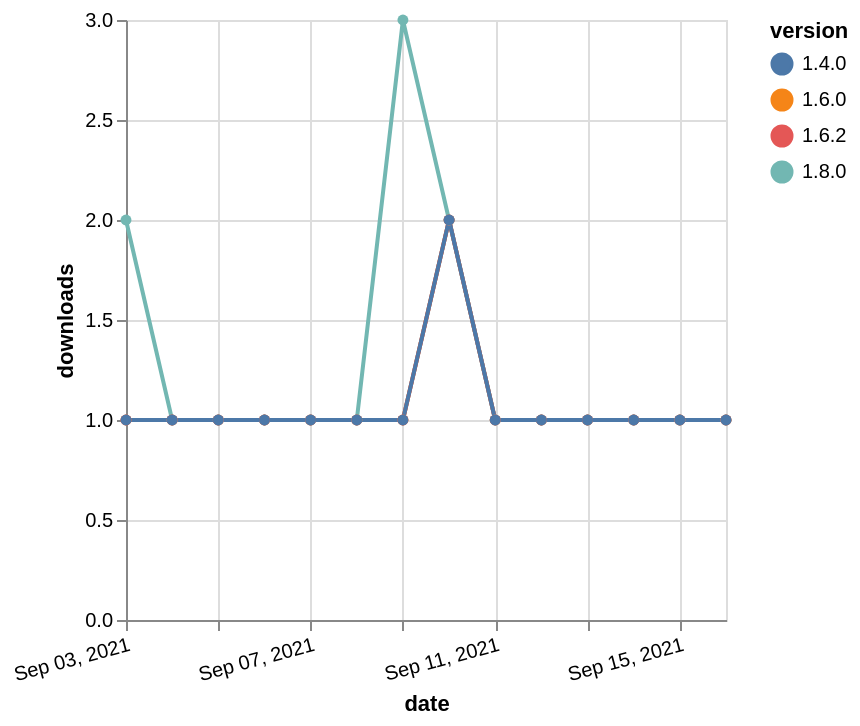

Source (Vega-Lite JSON):
### Vega-Lite specification from a JSON file in a GitHub repository (floating-point values rounded to 4 significant figures)
{"$schema": "https://vega.github.io/schema/vega-lite/v5.json", "description": "A simple bar chart with embedded data.", "data": {"values": [{"date": "2021-09-03", "total": 149, "delta": 1, "version": "1.6.0"}, {"date": "2021-09-04", "total": 150, "delta": 1, "version": "1.6.0"}, {"date": "2021-09-05", "total": 151, "delta": 1, "version": "1.6.0"}, {"date": "2021-09-06", "total": 152, "delta": 1, "version": "1.6.0"}, {"date": "2021-09-07", "total": 153, "delta": 1, "version": "1.6.0"}, {"date": "2021-09-08", "total": 154, "delta": 1, "version": "1.6.0"}, {"date": "2021-09-09", "total": 155, "delta": 1, "version": "1.6.0"}, {"date": "2021-09-10", "total": 157, "delta": 2, "version": "1.6.0"}, {"date": "2021-09-11", "total": 158, "delta": 1, "version": "1.6.0"}, {"date": "2021-09-12", "total": 159, "delta": 1, "version": "1.6.0"}, {"date": "2021-09-13", "total": 160, "delta": 1, "version": "1.6.0"}, {"date": "2021-09-14", "total": 161, "delta": 1, "version": "1.6.0"}, {"date": "2021-09-15", "total": 162, "delta": 1, "version": "1.6.0"}, {"date": "2021-09-16", "total": 163, "delta": 1, "version": "1.6.0"}, {"date": "2021-09-03", "total": 126, "delta": 2, "version": "1.8.0"}, {"date": "2021-09-04", "total": 127, "delta": 1, "version": "1.8.0"}, {"date": "2021-09-05", "total": 128, "delta": 1, "version": "1.8.0"}, {"date": "2021-09-06", "total": 129, "delta": 1, "version": "1.8.0"}, {"date": "2021-09-07", "total": 130, "delta": 1, "version": "1.8.0"}, {"date": "2021-09-08", "total": 131, "delta": 1, "version": "1.8.0"}, {"date": "2021-09-09", "total": 134, "delta": 3, "version": "1.8.0"}, {"date": "2021-09-10", "total": 136, "delta": 2, "version": "1.8.0"}, {"date": "2021-09-11", "total": 137, "delta": 1, "version": "1.8.0"}, {"date": "2021-09-12", "total": 138, "delta": 1, "version": "1.8.0"}, {"date": "2021-09-13", "total": 139, "delta": 1, "version": "1.8.0"}, {"date": "2021-09-14", "total": 140, "delta": 1, "version": "1.8.0"}, {"date": "2021-09-15", "total": 141, "delta": 1, "version": "1.8.0"}, {"date": "2021-09-16", "total": 142, "delta": 1, "version": "1.8.0"}, {"date": "2021-09-03", "total": 131, "delta": 1, "version": "1.6.2"}, {"date": "2021-09-04", "total": 132, "delta": 1, "version": "1.6.2"}, {"date": "2021-09-05", "total": 133, "delta": 1, "version": "1.6.2"}, {"date": "2021-09-06", "total": 134, "delta": 1, "version": "1.6.2"}, {"date": "2021-09-07", "total": 135, "delta": 1, "version": "1.6.2"}, {"date": "2021-09-08", "total": 136, "delta": 1, "version": "1.6.2"}, {"date": "2021-09-09", "total": 137, "delta": 1, "version": "1.6.2"}, {"date": "2021-09-10", "total": 139, "delta": 2, "version": "1.6.2"}, {"date": "2021-09-11", "total": 140, "delta": 1, "version": "1.6.2"}, {"date": "2021-09-12", "total": 141, "delta": 1, "version": "1.6.2"}, {"date": "2021-09-13", "total": 142, "delta": 1, "version": "1.6.2"}, {"date": "2021-09-14", "total": 143, "delta": 1, "version": "1.6.2"}, {"date": "2021-09-15", "total": 144, "delta": 1, "version": "1.6.2"}, {"date": "2021-09-16", "total": 145, "delta": 1, "version": "1.6.2"}, {"date": "2021-09-03", "total": 161, "delta": 1, "version": "1.4.0"}, {"date": "2021-09-04", "total": 162, "delta": 1, "version": "1.4.0"}, {"date": "2021-09-05", "total": 163, "delta": 1, "version": "1.4.0"}, {"date": "2021-09-06", "total": 164, "delta": 1, "version": "1.4.0"}, {"date": "2021-09-07", "total": 165, "delta": 1, "version": "1.4.0"}, {"date": "2021-09-08", "total": 166, "delta": 1, "version": "1.4.0"}, {"date": "2021-09-09", "total": 167, "delta": 1, "version": "1.4.0"}, {"date": "2021-09-10", "total": 169, "delta": 2, "version": "1.4.0"}, {"date": "2021-09-11", "total": 170, "delta": 1, "version": "1.4.0"}, {"date": "2021-09-12", "total": 171, "delta": 1, "version": "1.4.0"}, {"date": "2021-09-13", "total": 172, "delta": 1, "version": "1.4.0"}, {"date": "2021-09-14", "total": 173, "delta": 1, "version": "1.4.0"}, {"date": "2021-09-15", "total": 174, "delta": 1, "version": "1.4.0"}, {"date": "2021-09-16", "total": 175, "delta": 1, "version": "1.4.0"}]}, "width": "container", "mark": {"type": "line", "point": {"filled": true}}, "encoding": {"x": {"field": "date", "type": "temporal", "timeUnit": "yearmonthdate", "title": "date", "axis": {"labelAngle": -15}}, "y": {"field": "delta", "type": "quantitative", "title": "downloads"}, "color": {"field": "version", "type": "nominal"}, "tooltip": {"field": "delta"}}}
